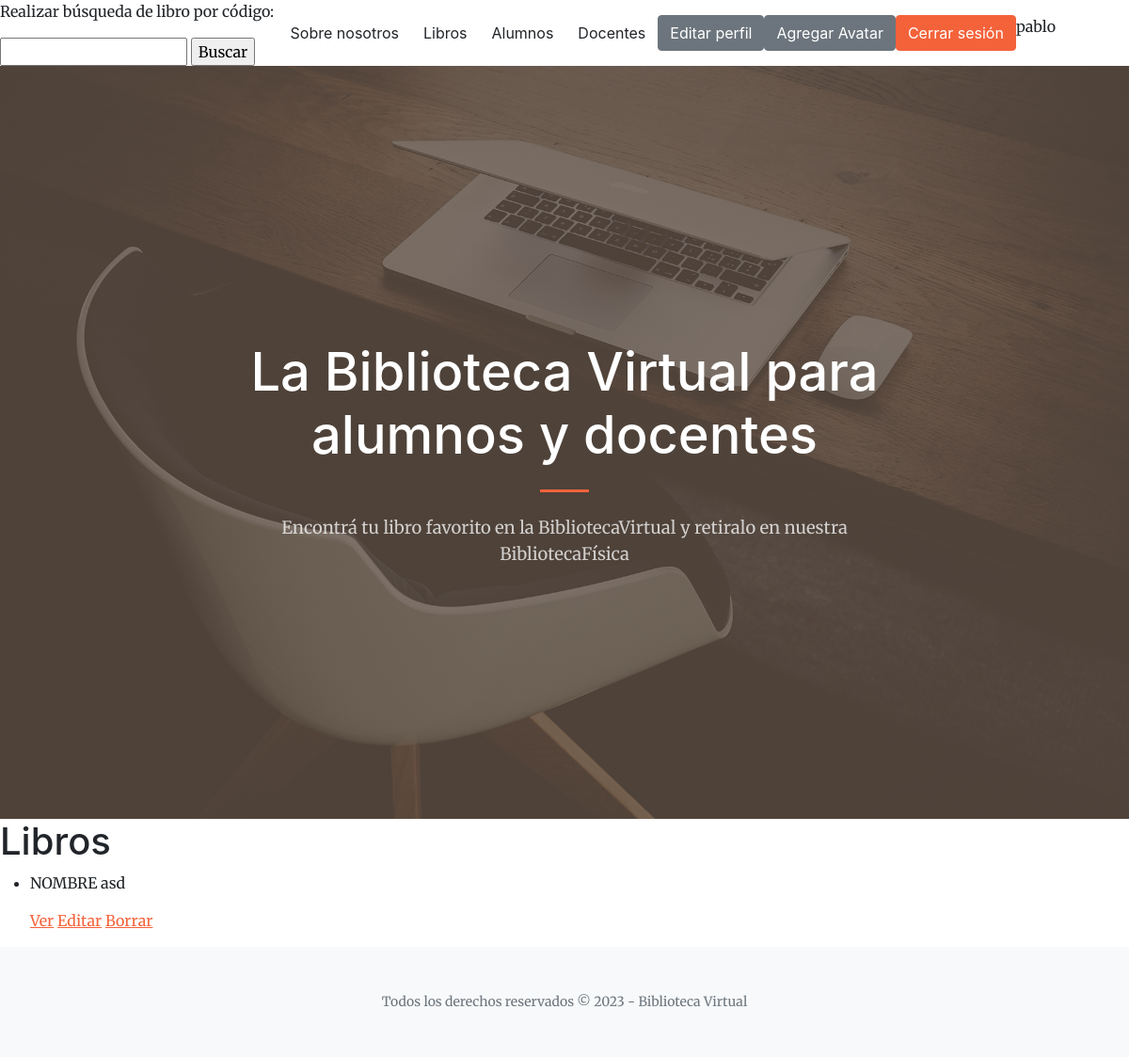
The app's page /BibliotecaVirtual/libro/list/ (signed in), older data.
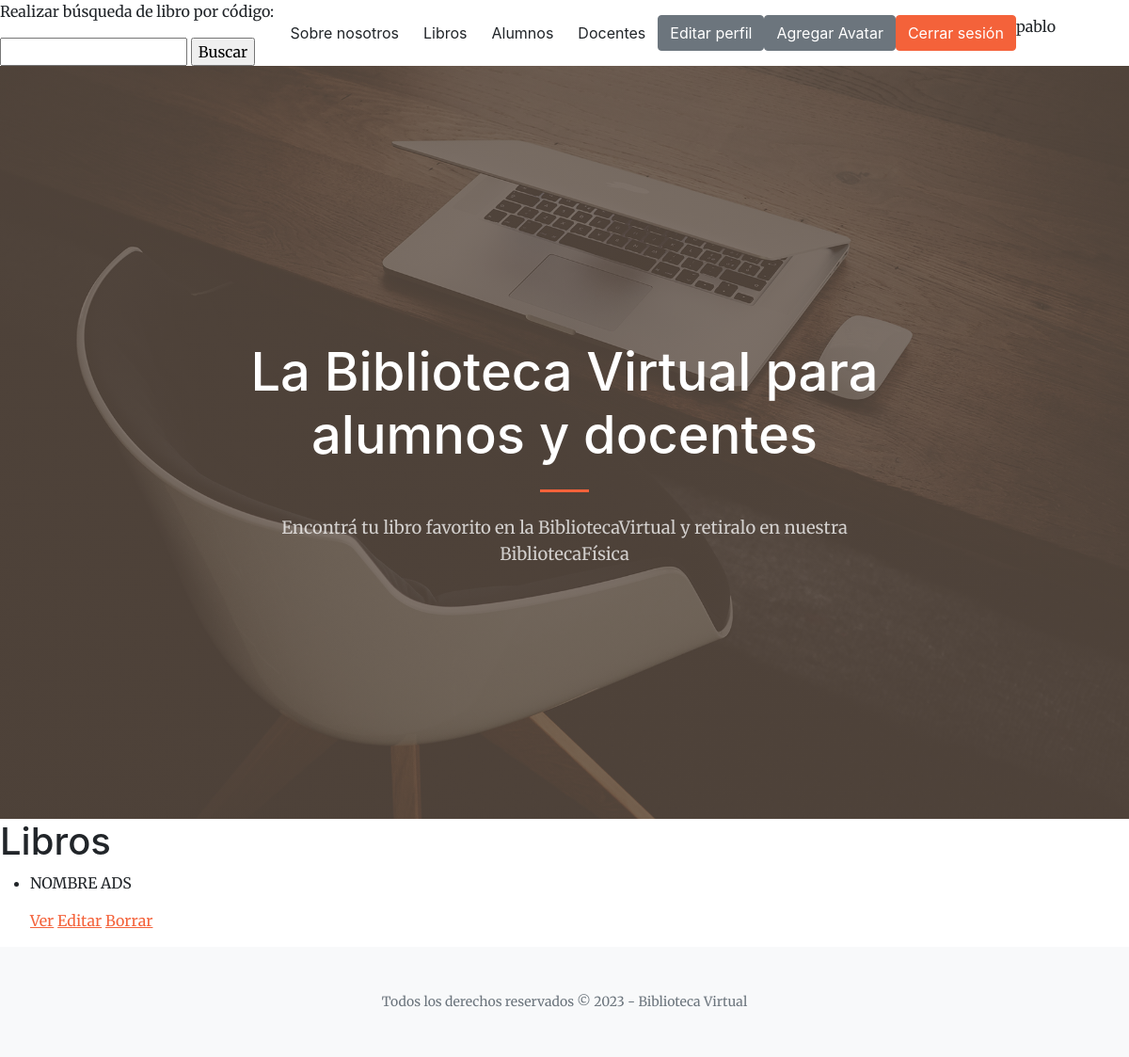
The same page, newer data.
### BibliotecaVirtual/models.py (models this page shows, shortened)
class Libro(models.Model):
    nombre = models.CharField(max_length=60)
    autor = models.CharField(max_length=40)
    codigo = models.IntegerField()
    tapa = models.ImageField(upload_to='tapas', null=True, blank=True)

### BibliotecaVirtual/views.py (the view)
# urls.py: path('libro/list/', views.LibroList.as_view(), name='List'),
class LibroList(ListView):
    model = Libro
    template_name = "BibliotecaVirtual/libros_list.html"

### BibliotecaVirtual/templates/BibliotecaVirtual/libros_list.html
{% extends "BibliotecaVirtual/padre.html" %}
{% load static %}
{% block contenidoQueCambia %}
    <h1>Libros</h1>
    <ul>
        {% for libro in object_list %}
            <li>
                <p>NOMBRE {{ libro.nombre }}</p>
                <p>
                    <a href="{% url 'Detail' libro.id  %}">Ver</a>
                    <a href="{% url 'Edit' libro.id  %}">Editar</a>
                    <a href="{% url 'Delete' libro.id  %}">Borrar</a>
                </p>
            </li>
        {% endfor %}
    </ul>
{% endblock %}

Row changes from the older to the newer data that the page shows:
removed Libro: nombre "asd"
added Libro: nombre "ADS"
